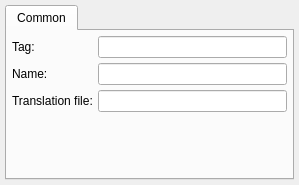
<ui version="4.0" >
 <class>dEditLang</class>
 <widget class="Q3MainWindow" name="dEditLang" >
  <property name="geometry" >
   <rect>
    <x>0</x>
    <y>0</y>
    <width>299</width>
    <height>185</height>
   </rect>
  </property>
  <property name="windowTitle" >
   <string>Language</string>
  </property>
  <widget class="QWidget" name="widget" >
   <property name="geometry" >
    <rect>
     <x>0</x>
     <y>0</y>
     <width>299</width>
     <height>185</height>
    </rect>
   </property>
   <layout class="QGridLayout" >
    <item row="0" column="0" >
     <widget class="QTabWidget" name="tabWidget11" >
      <widget class="QWidget" name="tab" >
       <attribute name="title" >
        <string>Common</string>
       </attribute>
       <layout class="QGridLayout" >
        <item row="0" column="0" >
         <layout class="QHBoxLayout" >
          <item>
           <layout class="QVBoxLayout" >
            <item>
             <widget class="QLabel" name="textLabel1" >
              <property name="text" >
               <string>Tag:</string>
              </property>
              <property name="wordWrap" >
               <bool>false</bool>
              </property>
             </widget>
            </item>
            <item>
             <widget class="QLabel" name="textLabel2" >
              <property name="text" >
               <string>Name:</string>
              </property>
              <property name="wordWrap" >
               <bool>false</bool>
              </property>
             </widget>
            </item>
            <item>
             <widget class="QLabel" name="textLabel3" >
              <property name="text" >
               <string>Translation file:</string>
              </property>
              <property name="wordWrap" >
               <bool>false</bool>
              </property>
             </widget>
            </item>
           </layout>
          </item>
          <item>
           <layout class="QVBoxLayout" >
            <item>
             <widget class="QLineEdit" name="eTag" />
            </item>
            <item>
             <widget class="QLineEdit" name="eName" />
            </item>
            <item>
             <widget class="QLineEdit" name="eTrFile" />
            </item>
           </layout>
          </item>
         </layout>
        </item>
        <item row="1" column="0" >
         <spacer>
          <property name="orientation" >
           <enum>Qt::Vertical</enum>
          </property>
          <property name="sizeType" >
           <enum>QSizePolicy::Expanding</enum>
          </property>
          <property name="sizeHint" >
           <size>
            <width>21</width>
            <height>141</height>
           </size>
          </property>
         </spacer>
        </item>
       </layout>
      </widget>
     </widget>
    </item>
   </layout>
  </widget>
 </widget>
 <layoutdefault spacing="5" margin="5" />
 <pixmapfunction>rcIcon</pixmapfunction>
 <customwidgets>
  <customwidget>
   <class>Q3MainWindow</class>
   <extends>QWidget</extends>
   <header>q3mainwindow.h</header>
   <container>1</container>
  </customwidget>
 </customwidgets>
 <includes>
  <include location="local" >mdtree.h</include>
  <include location="local" >cfgform.h</include>
  <include location="local" >mainform.h</include>
 </includes>
 <resources/>
 <connections/>
</ui>
